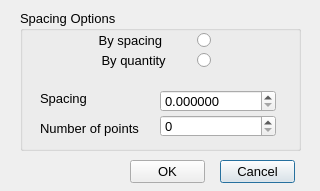
<?xml version="1.0" encoding="UTF-8"?>
<ui version="4.0">
 <class>GeneratePoints_Dialog</class>
 <widget class="QDialog" name="GeneratePoints_Dialog">
  <property name="geometry">
   <rect>
    <x>0</x>
    <y>0</y>
    <width>320</width>
    <height>191</height>
   </rect>
  </property>
  <property name="font">
   <font>
    <pointsize>10</pointsize>
   </font>
  </property>
  <property name="windowTitle">
   <string>Generate points</string>
  </property>
  <widget class="QPushButton" name="_2">
   <property name="geometry">
    <rect>
     <x>220</x>
     <y>160</y>
     <width>75</width>
     <height>23</height>
    </rect>
   </property>
   <property name="text">
    <string>Cancel</string>
   </property>
  </widget>
  <widget class="QPushButton" name="_1">
   <property name="geometry">
    <rect>
     <x>130</x>
     <y>160</y>
     <width>75</width>
     <height>23</height>
    </rect>
   </property>
   <property name="text">
    <string>OK</string>
   </property>
  </widget>
  <widget class="QGroupBox" name="groupBox">
   <property name="geometry">
    <rect>
     <x>20</x>
     <y>10</y>
     <width>281</width>
     <height>141</height>
    </rect>
   </property>
   <property name="title">
    <string>Spacing Options</string>
   </property>
   <widget class="QRadioButton" name="_102">
    <property name="geometry">
     <rect>
      <x>-90</x>
      <y>20</y>
      <width>281</width>
      <height>21</height>
     </rect>
    </property>
    <property name="layoutDirection">
     <enum>Qt::RightToLeft</enum>
    </property>
    <property name="text">
     <string>By spacing        </string>
    </property>
   </widget>
   <widget class="QRadioButton" name="_103">
    <property name="geometry">
     <rect>
      <x>-40</x>
      <y>40</y>
      <width>231</width>
      <height>21</height>
     </rect>
    </property>
    <property name="layoutDirection">
     <enum>Qt::RightToLeft</enum>
    </property>
    <property name="text">
     <string>By quantity       </string>
    </property>
   </widget>
   <widget class="QLabel" name="label_4">
    <property name="geometry">
     <rect>
      <x>20</x>
      <y>110</y>
      <width>191</width>
      <height>16</height>
     </rect>
    </property>
    <property name="text">
     <string>Number of points</string>
    </property>
   </widget>
   <widget class="QLabel" name="label_3">
    <property name="geometry">
     <rect>
      <x>20</x>
      <y>80</y>
      <width>121</width>
      <height>16</height>
     </rect>
    </property>
    <property name="text">
     <string>Spacing</string>
    </property>
   </widget>
   <widget class="RCDoubleSpinBox" name="_104">
    <property name="geometry">
     <rect>
      <x>140</x>
      <y>80</y>
      <width>116</width>
      <height>22</height>
     </rect>
    </property>
    <property name="decimals">
     <number>6</number>
    </property>
    <property name="maximum">
     <double>100000000.000000000000000</double>
    </property>
   </widget>
   <widget class="RCIntegerSpinBox" name="_105">
    <property name="geometry">
     <rect>
      <x>140</x>
      <y>105</y>
      <width>116</width>
      <height>22</height>
     </rect>
    </property>
    <property name="maximum">
     <number>100000</number>
    </property>
   </widget>
  </widget>
 </widget>
 <customwidgets>
  <customwidget>
   <class>RCDoubleSpinBox</class>
   <extends>QDoubleSpinBox</extends>
   <header>../RealCADQt/source/rcdoublespinbox.h</header>
  </customwidget>
  <customwidget>
   <class>RCIntegerSpinBox</class>
   <extends>QSpinBox</extends>
   <header>../RealCADQt/source/rcintegerspinbox.h</header>
  </customwidget>
 </customwidgets>
 <tabstops>
  <tabstop>_104</tabstop>
  <tabstop>_105</tabstop>
  <tabstop>_1</tabstop>
  <tabstop>_2</tabstop>
  <tabstop>_102</tabstop>
  <tabstop>_103</tabstop>
 </tabstops>
 <resources/>
 <connections/>
</ui>
